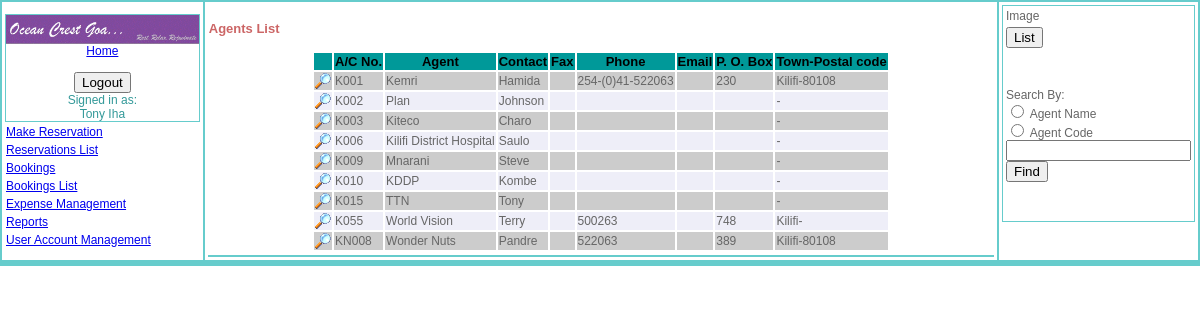
Page /agents_list.php (signed in) on the committed database.
### tables this page shows
CREATE TABLE `agents` (
  `agentid` int(11) NOT NULL auto_increment,
  `agentname` varchar(65) NOT NULL,
  `agents_ac_no` char(6) NOT NULL,
  `contact_person` varchar(65) default NULL,
  `telephone` varchar(21) default NULL,
  `fax` varchar(21) default NULL,
  `email` varchar(50) default NULL,
  `billing_address` varchar(15) default NULL,
  `town` varchar(35) default NULL,
  `postal_code` int(10) default NULL,
  `road_street` varchar(65) default NULL,
  `building` varchar(65) default NULL,
  `ratesid` int(11) default NULL,
  PRIMARY KEY  (`agentid`),
  UNIQUE KEY `agentcode` (`agents_ac_no`)
);

### queryfunctions.php (called while the page is built, shortened)
<?php
function mkr_query($strsql,$conn)
{
	$rs = mysql_query($strsql,$conn);
	return $rs;
}
function fetch_object($rs)
{
	return mysql_fetch_object($rs);
}
?>

### agents_list.php (the view, shortened to what this page needs)
<?php
include_once ("queryfunctions.php");
include_once ("functions.php");
?>
<!DOCTYPE html PUBLIC "-//W3C//DTD XHTML 1.0 Transitional//EN" "http://www.w3.org/TR/xhtml1/DTD/xhtml1-transitional.dtd">
<html xmlns="http://www.w3.org/1999/xhtml">
<head>
<link href="css/new.css" rel="stylesheet" type="text/css">
</head>
<body>
<form action="agents.php" method="post" enctype="multipart/form-data">
<table width="100%"  border="0" cellpadding="1" align="center" bgcolor="#66CCCC">
  <tr valign="top">
    <td width="17%" bgcolor="#FFFFFF">
	<table width="100%"  border="0" cellpadding="1">
	  <tr>
    <td width="15%" bgcolor="#66CCCC">
		<table cellspacing=0 cellpadding=0 width="100%" align="left" bgcolor="#FFFFFF">
      <tr><td width="110" align="center"><a href="index.php"><img src="images/OpenCrest.gif" width="100%" height="100%" border="0"/><br>
          Home</a></td>
      </tr>
      <tr><td>&nbsp; </td>
      </tr>
      <tr>
        <td align="center">
		<?php signon(); ?>
		</td></tr>
	  </table></td></tr>
		<?php require_once("menu_header.php"); ?>
    </table>
	</td>
    <td width="67%" bgcolor="#FFFFFF"><table width="100%"  border="0" cellpadding="1">
      <tr>
        <td align="center"></td>
      </tr>
      <tr>
        <td>
		<h2>Agents List </h2>
		</td>
      </tr>
      <tr>
        <td><div id="Requests">
		<?php
			$conn=db_connect(HOST,USER,PASS,DB,PORT);
			$sql="Select agentname,agents_ac_no,contact_person,telephone,fax,email,billing_address,town,postal_code,road_street,building From agents";
			$results=mkr_query($sql,$conn);
			echo "<table align=\"center\">";
			echo "<tr bgcolor=\"#009999\">
				<th></th>
				<th>A/C No.</th>
				<th>Agent</th>
				<th>Contact</th>
				<th>Fax</th>
				<th>Phone</th>
				<th>Email</th>
				<th>P. O. Box</th>
				<th>Town-Postal code</th>
				</tr>";
			while ($agent = fetch_object($results)) {
				$j++;
				if($j%2==1){
					echo "<tr id=\"row$j\" onmouseover=\"javascript:setColor('$j')\" onmouseout=\"javascript:origColor('$j')\" bgcolor=\"#CCCCCC\">";
					}else{
					echo "<tr id=\"row$j\" onmouseover=\"javascript:setColor('$j')\" onmouseout=\"javascript:origColor('$j')\" bgcolor=\"#EEEEF8\">";
				}
					echo "<td><a href=\"agents.php?search=$agent->agents_ac_no\"><img src=\"images/button_view.png\" width=\"16\" height=\"16\" border=\"0\" title=\"View\"/></a></td>";
					echo "<td>" . $agent->agents_ac_no . "</td>";
					echo "<td>" . $agent->agentname . "</td>";
					echo "<td>" . $agent->contact_person . "</td>";
					echo "<td>" . $agent->fax . "</td>";
					echo "<td>" . $agent->telephone . "</td>";
					echo "<td>" . $agent->email . "</td>";
					echo "<td>" . $agent->billing_address . "</td>";
					echo "<td>" . $agent->town . '-' . $agent->postal_code . "</td>";
				echo "</tr>";
			}
			echo "</table>";
		?>
		</div></td>
      </tr>
	  <tr bgcolor="#66CCCC" >
        <td align="left"><div id="RequestDetails"></div>
		</td>
      </tr>
    </table></td>
	<td width="16%" bgcolor="#FFFFFF">
	<table width="100%"  border="0" cellpadding="1">
	  <tr>
    <td width="15%" bgcolor="#66CCCC">
	<table width="100%"  border="0" cellpadding="1" bgcolor="#FFFFFF">
       <tr>
        <td>Image</td>
      </tr>
	  <tr>
        <td><input type="button" name="Submit" value="List" onclick="self.location='agents_list.php'"/></td>
	  </tr>
      <tr>
        <td>&nbsp;</td>
      </tr>
      <tr>
        <td>&nbsp;</td>
      </tr>
      <tr>
        <td>
            <label> Search By:<br />
            <input type="radio" name="optFind" value="Name" />
        Agent Name</label>
            <br />
            <label>
            <input type="radio" name="optFind" value="Payrollno" />
        Agent Code </label>
            <br>
        <input type="text" name="search" width="100" /><br>
        <input type="submit" name="Submit" value="Find"/>
        </td>
      </tr>
      <tr>
        <td>&nbsp;</td>
      </tr>
      <tr>
        <td>&nbsp;</td>
      </tr>
    </table>
	</td></tr></table>
	</td>
  </tr>
   <?php require_once("footer1.php"); ?>
</table>
</form>
</body>
</html>

### functions.php (shortened to what this page needs)
<?php
function signon(){
	echo "<input name=\"login\" type=\"submit\" value=\"";
	echo !isset($_COOKIE['data_login']) ? "Login" : "Logout";
	echo "\"/></input><br>";
	echo "<font color=\"#339999\">Signed in as: " . "<br/>" .$_SESSION["employee"] . "</font>";
}
?>

### menu_header.php (shortened to what this page needs)
<?php
include_once ("queryfunctions.php");
include_once ("functions.php");
$loginname=$_SESSION["loginname"];
$sql = "select userid,admin,guest,reservation,booking,agents,rooms,billing,rates,lookup,reports from users where loginname='$loginname'";
$conn=db_connect(HOST,USER,PASS,DB,PORT);
$results=mkr_query($sql,$conn);
$access = fetch_object($results);
if($access->reservation==1) echo "<tr><td><a href=\"reservations.php\">Make Reservation</a></td></tr>";
if($access->reservation==1) echo "<tr><td><a href=\"reservation_list.php\">Reservations List</a></td></tr>";
if($access->booking==1) echo "<tr><td><a href=\"bookings.php\">Bookings</a></td></tr>";
if($access->booking==1) echo "<tr><td><a href=\"bookings_list.php\">Bookings List</a></td></tr>";
if($access->lookup==1) echo "<tr><td><a href=\"lookup.php\">Expense Management</a></td></tr>";
if($access->reports==1) echo "<tr><td><a href=\"reports.php\">Reports</a></td></tr>";
if($access->admin==1) echo "<tr><td><a href=\"admin.php\">User Account Management</a></td></tr>";
?>

### footer1.php (shortened to what this page needs)
<td colspan="2">
</td>

### css/new.css (style rules this page uses)
body { background-color: White; font: 12px Verdana, Geneva, Arial, Helvetica, sans-serif; color: #666666; margin: 0px 0px 0px 0px; border: none; }
td, p, ul,ol { font-family: Verdana, Geneva, Arial, Helvetica, sans-serif; font-size: 12px; }
th { color: #000000; font-size: 13px; }
h2 { color: #CC6666; font-size:13px; }

### rows in the picture
agents: agents_ac_no "K001", agentname "Kemri", contact_person "Hamida", telephone "254-(0)41-522063", billing_address "230", town "Kilifi", postal_code "80108"
agents: agents_ac_no "K002", agentname "Plan", contact_person "Johnson"
agents: agents_ac_no "K003", agentname "Kiteco", contact_person "Charo"
agents: agents_ac_no "K006", agentname "Kilifi District Hospital", contact_person "Saulo"
agents: agents_ac_no "K009", agentname "Mnarani", contact_person "Steve"
agents: agents_ac_no "K010", agentname "KDDP", contact_person "Kombe"
agents: agents_ac_no "K015", agentname "TTN", contact_person "Tony"
agents: agents_ac_no "K055", agentname "World Vision", contact_person "Terry", telephone "500263", billing_address "748", town "Kilifi"
agents: agents_ac_no "KN008", agentname "Wonder Nuts", contact_person "Pandre", telephone "522063", billing_address "389", town "Kilifi", postal_code "80108"

### other values in the picture
$_SESSION["employee"] "Tony Iha"
